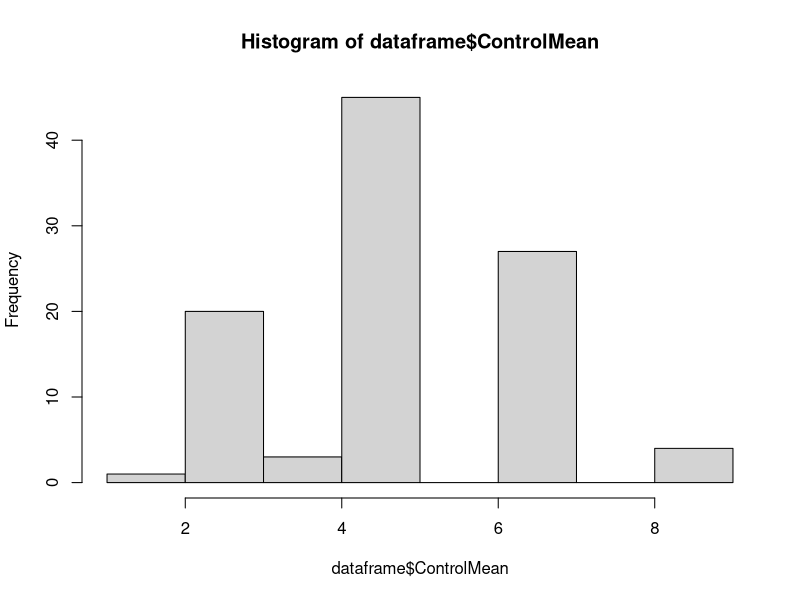
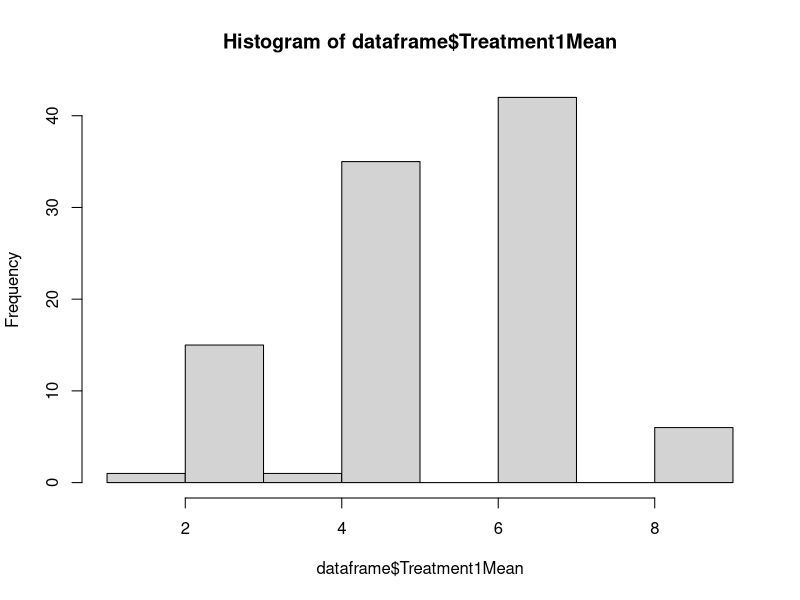
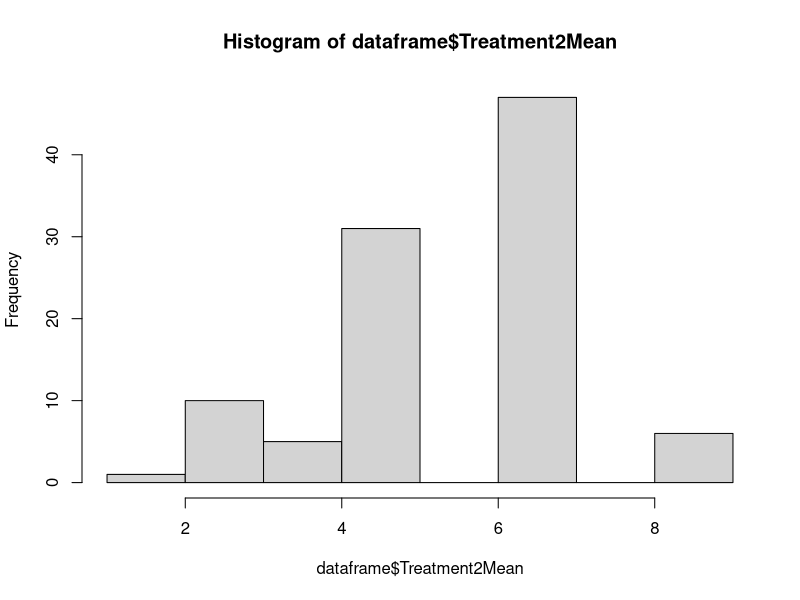

Source code (R) for these figures, in order:
## ---- chunk 1
library(ggplot2)
library(tidyr)
library(tidyverse)
library(dplyr)
## ---- chunk 2
z <-c(-2,0,0,1,2,3,5)

counter <- 0

for(i in 1:length(z)) {        
  if(z[i] == 0) {counter<-counter + 1}
   }


## ---- chunk 3
x <- c(0,0,2,3,1,2)
counter2 <- 0

#counter2 <- if(x[1]|x[2]|x[3]|x[4]|x[5]|x[6]==0){counter2<-counter2+1}


## ---- chunk 4
y <- c(0,0,2,1,2,1,2,1) #random vector 

counter2 <-sum(y==0)

## ---- chunk 5
row <- 2
col <- 2

#######################################
# FUNCTION: make matrix
# packages: none
# purpose: create a new matrix (see output)
# input: number of rows and columns 
# output: matrix of these dimensions in which each element is the product of the row number times the column number 
#-------------------------------------- 
makematrix <- function(row, col) {
 
  m <- matrix(nrow=row,ncol=col)
  
  for(i in 1:row){
  
    for(j in 1:col){
   
       m[i,j] <- i*j
    
  }  
    
  }
  
 return(m)
print(m)      

}

makematrix(8,2)

## ---- chunk 6
# control <- rnorm(20,mean=5,sd=1)
# treatment1<-rnorm(20,mean=15,sd=2)
# treatment2<-rnorm(20,mean=25,sd=2)
#
# dataframe <- data.frame(control,treatment1,treatment2)
#
# print(dataframe)
#
# pivotdf <- pivot_longer(dataframe,cols=c('treatment1'))
#
# print(pivotdf)
## ---- chunk 7
trt_group <- c(rep("Control",4),rep("Treatment1",4),rep("Treatment2",4))
print(trt_group)

z <- c(runif(4) + 1, runif(4) + 10, runif(4)+2)
print(z)

df <- data.frame(trt=trt_group,res=z)
print(df)


## ---- chunk 8
#######################################
# FUNCTION: re-shuffle
# packages: none
# purpose: 
# input:
# output: 
#-------------------------------------- 
shuffle_data <- function(df) {
                
  df[,2] <- sample(df[,2])
    
          
            mean <- df%>%          
            group_by(trt) %>% 
            summarize(Mean=mean(res)) 
                
            return(mean)

            print(mean)
 
}
              
shuffle_data(df)           

## ---- chunk 9
#dataframe <- data.frame(repNumber=numeric(0),ControlMean=numeric(0),Treatment1Mean=numeric(0),Treatment2Mean=numeric(0))

dataframe<-data.frame(matrix(NA, nrow=100, ncol=4))

colnames(dataframe) <- c('replicateNumber','ControlMean','Treatment1Mean','Treatment2Mean')

print(dataframe)
print(df)
 
for(i in 1:100) {
 x<-shuffle_data(df)
  
  
   dataframe[i,1] <-i
   dataframe[i,2] <- x[1,2] 
   dataframe[i,3] <- x[2,2] 
   dataframe[i,4] <- x[3,2]
   
   }
 
print(dataframe)
dataframe$replicateNumber
## ---- chunk 10

hist(dataframe$ControlMean)

hist(dataframe$Treatment1Mean)

hist(dataframe$Treatment2Mean)

